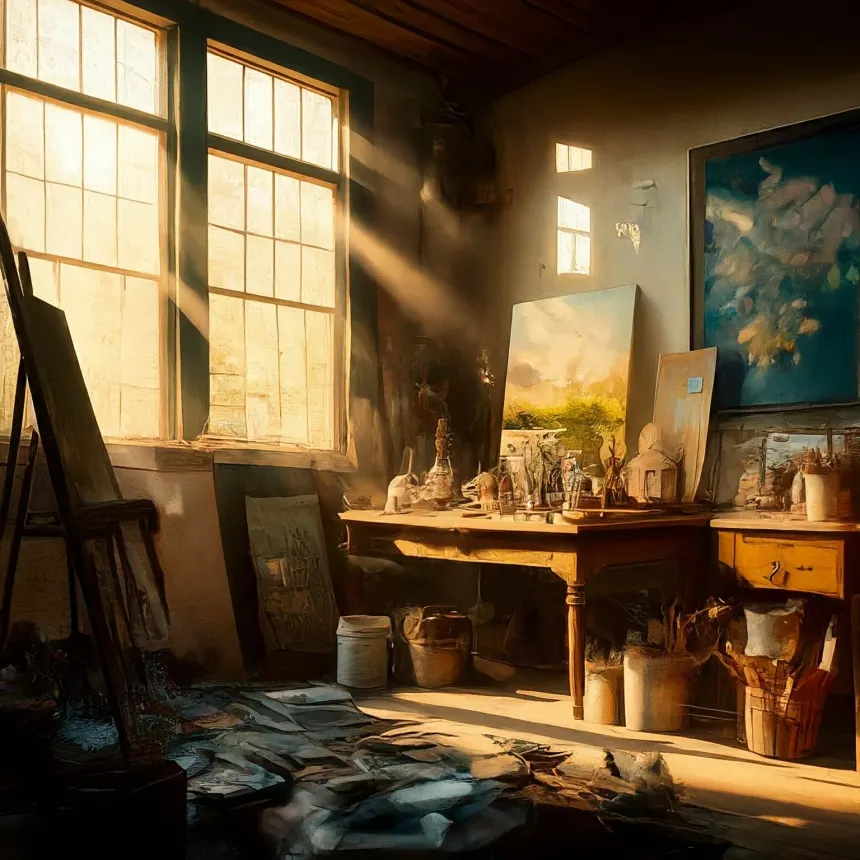
#> input picture image1.webp, 860 x 860 px
$ python img_segment.py
#> lines starting #> are read from the running program, lines starting #| are printed output that depends on the picture; after the words box and inside, x2 and y2 are one past the last pixel; in counts of white or black regions, pixels touching at a corner belong together
import cv2
import numpy as np

def nothing(x):
    pass

img = cv2.imread("image1.webp")
#> img is the input picture: shape (860, 860, 3); mean B, G, R 54.5, 83.9, 104.8
img = cv2.resize(img, (512, 512))
#> img: shape (512, 512, 3)

cv2.namedWindow("Tracking")
cv2.createTrackbar("LH", "Tracking", 0, 179, nothing)
cv2.createTrackbar("LS", "Tracking", 0, 255, nothing)
cv2.createTrackbar("LV", "Tracking", 0, 255, nothing)
cv2.createTrackbar("UH", "Tracking", 225, 225, nothing)
cv2.createTrackbar("US", "Tracking", 255, 255, nothing)
cv2.createTrackbar("UV", "Tracking", 255, 255, nothing)

while True:

    l_h = cv2.getTrackbarPos("LH", "Tracking")
    l_s = cv2.getTrackbarPos("LS", "Tracking")
    l_v = cv2.getTrackbarPos("LV", "Tracking")
    u_h = cv2.getTrackbarPos("UH", "Tracking")
    u_s = cv2.getTrackbarPos("US", "Tracking")
    u_v = cv2.getTrackbarPos("UV", "Tracking")

    l_b = np.array([l_h, l_s, l_v])
    u_b = np.array([u_h, u_s, u_v])

    mask = cv2.inRange(img,l_b,u_b)
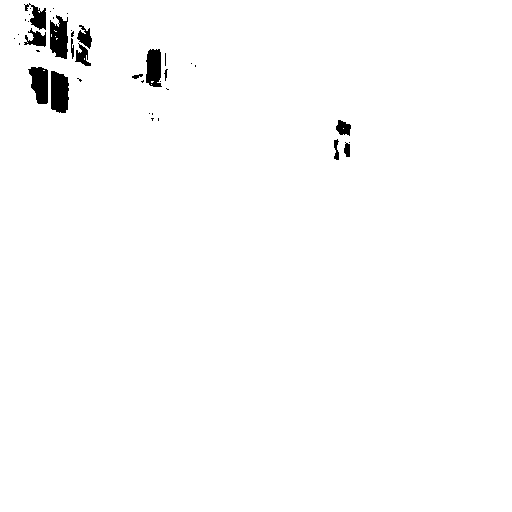
#> mask: shape (512, 512); 98.6% white; 40 black regions (26 under 20 px), largest, box (x1, y1, x2, y2) and area: (51, 71, 69, 113) 653, (50, 15, 68, 59) 595, (28, 67, 48, 104) 543
    res = cv2.bitwise_and(img, img, mask=mask)
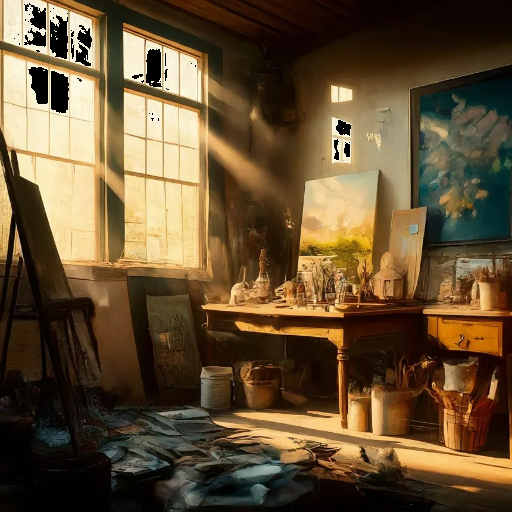
#> res: shape (512, 512, 3); mean B, G, R 51.2, 80.3, 101.2

    cv2.imshow("Original", img)
    cv2.imshow("Mask", mask)
    cv2.imshow("Result", res)

    key = cv2.waitKey(1)
#> (key Esc is pressed here)
    if key == 27:
        break

cv2.destroyAllWindows()
